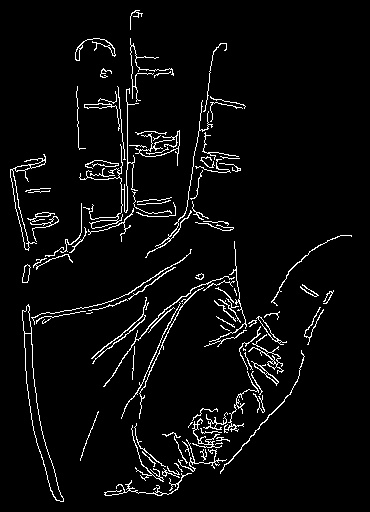
#> input picture output/training_dataset/EDGE_MALE/IMG_0011_processed_edge.jpg, 370 x 512 px, given as the content of the folder ../output/training_dataset/MALE, which was not available
$ python palm_processing.py
#> lines starting #> are read from the running program, lines starting #| are printed output that depends on the picture; after the words box and inside, x2 and y2 are one past the last pixel; in counts of white or black regions, pixels touching at a corner belong together; pictures that were not available may be replaced by others from this repository, and a replacement may not be noted
# [53 lines of commented-out code are left out]

import cv2
import numpy as np
import os
import glob
from pathlib import Path
import time


class EdgeExtractor:
    def __init__(self):
        self.original = None
        self.gray = None
        self.edges = None

    def load_image(self, image_path):
        """Load and convert image to grayscale"""
#> called with image_path = '_only/IMG_0011_processed_edge.jpg'
        self.original = cv2.imread(image_path)
#> self.original is the input picture: shape (512, 370, 3); min 0, max 255, mean 11.6
        if self.original is None:
            raise ValueError(f"Could not load image from {image_path}")
        self.gray = cv2.cvtColor(self.original, cv2.COLOR_BGR2GRAY)
        return self.gray

    def preprocess(self, blur_kernel=(5, 5), sigma=1.0):
        """Apply Gaussian blur to reduce noise"""
#> called with blur_kernel = (5, 5), sigma = 1
        if self.gray is None:
            raise ValueError("Load an image first")
        self.blurred = cv2.GaussianBlur(self.gray, blur_kernel, sigma)
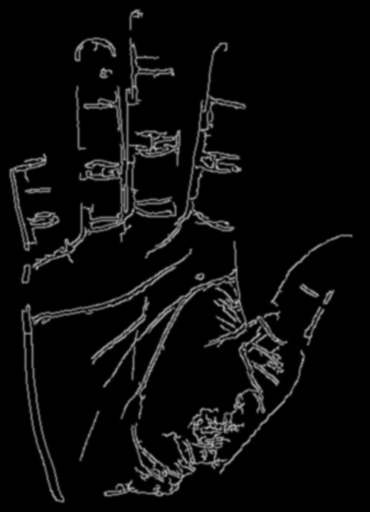
#> self.blurred: shape (512, 370); min 0, max 174, mean 11.6
        return self.blurred

    def extract_edges(self, method='canny', low_threshold=50, high_threshold=150):
        """Extract edges using Canny edge detection"""
#> called with method = 'canny', low_threshold = 50, high_threshold = 150
        if self.gray is None:
            raise ValueError("Load and preprocess an image first")

        if method == 'canny':
            self.edges = cv2.Canny(self.blurred, low_threshold, high_threshold)
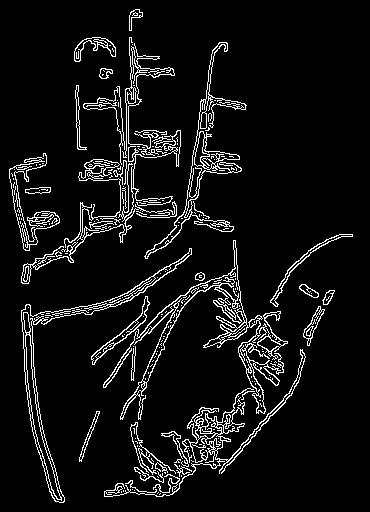
#> self.edges: shape (512, 370); 7.2% white in thin lines or dots, all inside (x1, y1, x2, y2) = (9, 9, 353, 503)
        else:
            raise ValueError("Only 'canny' method is supported")

        return self.edges

    def save_edge_only(self, output_dir, filename):
        """Save only the edge image"""
        os.makedirs(output_dir, exist_ok=True)

        # Save only edge image
        output_path = os.path.join(output_dir, f"{filename}_edge.jpg")
        cv2.imwrite(output_path, self.edges)
        return output_path


def process_all_images_edge_only(input_dir, output_dir):
    """
    Process ALL images in the input directory and extract ONLY edge images

    Args:
        input_dir: Directory containing training images
        output_dir: Directory to save edge images
    """

    # Create output directory
    os.makedirs(output_dir, exist_ok=True)

    # Get all image files from input directory
    image_extensions = ['*.jpg', '*.jpeg',
                        '*.png', '*.bmp', '*.tiff', '*.webp']
    image_paths = []

    for extension in image_extensions:
        image_paths.extend(glob.glob(os.path.join(input_dir, extension)))
        image_paths.extend(
            glob.glob(os.path.join(input_dir, extension.upper())))

    if not image_paths:
        print(f"No images found in {input_dir}")
        return 0

    print(f"Found {len(image_paths)} images in {input_dir}")
    print("Starting edge extraction...")

    # Process each image
    extractor = EdgeExtractor()
    successful_processing = 0
    failed_images = []

    start_time = time.time()

    for i, image_path in enumerate(image_paths):
        try:
            if (i + 1) % 50 == 0 or (i + 1) == len(image_paths):
                print(
                    f"Processing image {i+1}/{len(image_paths)}: {os.path.basename(image_path)}")

            # Load and process image
            extractor.load_image(image_path)
            extractor.preprocess()
            extractor.extract_edges()

            # Create filename
            filename = Path(image_path).stem

            # Save ONLY the edge image
            extractor.save_edge_only(output_dir, filename)
            successful_processing += 1

        except Exception as e:
            print(f"Error processing {image_path}: {e}")
            failed_images.append((os.path.basename(image_path), str(e)))

    end_time = time.time()
    processing_time = end_time - start_time

    # Print summary
    print("\n" + "="*60)
    print("EDGE EXTRACTION COMPLETE - ALL IMAGES PROCESSED")
    print("="*60)
    print(f"Total images found: {len(image_paths)}")
    print(f"Successfully processed: {successful_processing}")
    print(f"Failed to process: {len(failed_images)}")
    print(f"Processing time: {processing_time:.2f} seconds")
    print(
        f"Average time per image: {processing_time/len(image_paths):.2f} seconds")

    if failed_images:
        print(f"\nFailed images:")
        for img, error in failed_images[:10]:  # Show first 10 failures
            print(f"  - {img}: {error}")
        if len(failed_images) > 10:
            print(f"  ... and {len(failed_images) - 10} more")

    return successful_processing


def create_progress_visualization(output_dir, max_images=20):
    """Create a visualization of sample edge images"""
#> called with output_dir = '../output/training_dataset/EDGE_MALE', max_images = 20
    import matplotlib.pyplot as plt

    # Get all edge images
    edge_images = glob.glob(os.path.join(output_dir, "*_edge.jpg"))

    if not edge_images:
        print("No edge images found to visualize")
        return

    # Limit to max_images for visualization
    edge_images = edge_images[:max_images]

    # Create a grid of edge images
    num_images = len(edge_images)
    cols = min(5, num_images)  # 5 columns max
    rows = (num_images + cols - 1) // cols

    fig, axes = plt.subplots(rows, cols, figsize=(20, 4*rows))
    fig.suptitle(
        f'Edge Detection Results - Sample of {num_images} images', fontsize=16, y=1.02)

    if num_images == 1:
        axes = np.array([axes])
    if rows == 1:
        axes = axes.reshape(1, -1)
    elif cols == 1:
        axes = axes.reshape(-1, 1)

    for i, edge_path in enumerate(edge_images):
        row = i // cols
        col = i % cols

        try:
            # Read edge image
            edge_img = cv2.imread(edge_path, cv2.IMREAD_GRAYSCALE)

            # Plot edge image
            axes[row, col].imshow(edge_img, cmap='gray')
            axes[row, col].set_title(f'{Path(edge_path).stem}', fontsize=8)
            axes[row, col].axis('off')
        except Exception as e:
            axes[row, col].text(0.5, 0.5, f'Error\nloading image',
                                ha='center', va='center', transform=axes[row, col].transAxes)
            axes[row, col].axis('off')

    # Hide empty subplots
    for i in range(num_images, rows * cols):
        row = i // cols
        col = i % cols
        axes[row, col].axis('off')
#> this loop made 0 passes

    plt.tight_layout()
    plt.savefig(os.path.join(output_dir, 'edge_detection_sample_grid.jpg'),
                dpi=150, bbox_inches='tight', facecolor='white')
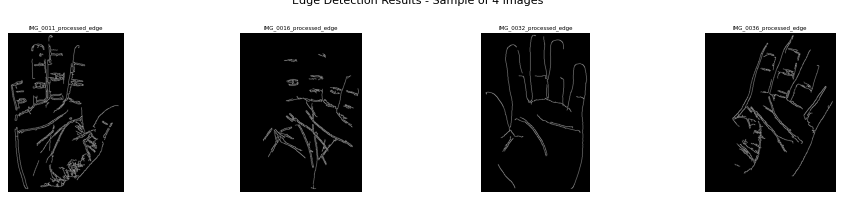
#> figure drawn by matplotlib, 4 panels
    plt.show()


def check_image_sizes(output_dir):
    """Check and report on the sizes of generated edge images"""
    edge_images = glob.glob(os.path.join(output_dir, "*_edge.jpg"))

    if not edge_images:
        return

    sizes = []
    for edge_path in edge_images:
        img = cv2.imread(edge_path, cv2.IMREAD_GRAYSCALE)
        if img is not None:
            sizes.append(img.shape)

    if sizes:
        heights = [size[0] for size in sizes]
        widths = [size[1] for size in sizes]

        print(f"\nImage Size Analysis:")
        print(f"Total edge images: {len(sizes)}")
        print(f"Height range: {min(heights)} - {max(heights)} pixels")
        print(f"Width range: {min(widths)} - {max(widths)} pixels")
        print(f"Most common size: {max(set(sizes), key=sizes.count)}")


# Fast batch processing version
# [45 lines left out: function batch_process_edges, not called in this run]


# Main execution
if __name__ == "__main__":
    # Configuration
    # Directory containing all 400 images
    INPUT_DIR = "../output/training_dataset/MALE"
    # Output directory for edge images
    OUTPUT_DIR = "../output/training_dataset/EDGE_MALE"

    # Create output directory
    os.makedirs(OUTPUT_DIR, exist_ok=True)

    print("Starting edge extraction for ALL images...")
    print("="*50)

    # Option 1: Use detailed processing with progress tracking
    processed_count = process_all_images_edge_only(INPUT_DIR, OUTPUT_DIR)

    # Option 2: Use faster batch processing (uncomment if you prefer speed)
    # processed_count = batch_process_edges(INPUT_DIR, OUTPUT_DIR)

    # Create visualization of results
    if processed_count > 0:
        print("\nCreating visualization of sample results...")
        create_progress_visualization(OUTPUT_DIR, max_images=20)

        # Check image sizes
        check_image_sizes(OUTPUT_DIR)

        # Final summary
        print("\n" + "="*50)
        print("FINAL SUMMARY")
        print("="*50)
        edge_files = glob.glob(os.path.join(OUTPUT_DIR, "*_edge.jpg"))
        print(f"Edge images generated: {len(edge_files)}")
        print(f"Output directory: {OUTPUT_DIR}")
        print("All images have been processed successfully!")
    else:
        print("No images were processed. Please check the input directory path.")
